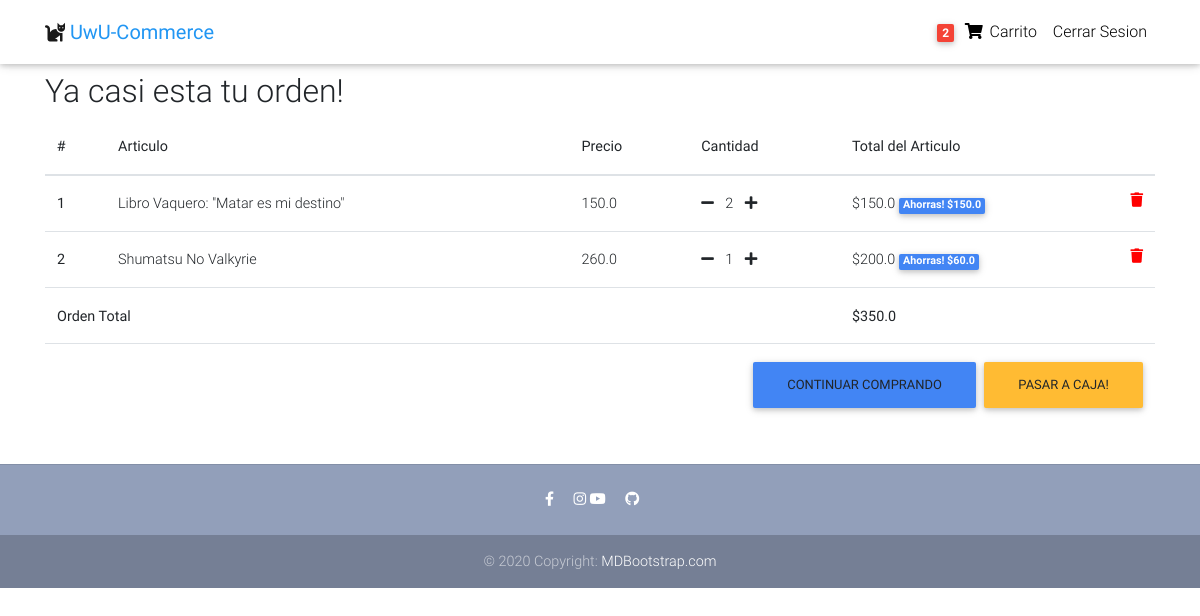
Page /order-summary/ (signed in) on the committed database.
### core/models.py (models this page shows, shortened)
class Order(models.Model):
    user = models.ForeignKey(settings.AUTH_USER_MODEL,
                             on_delete=models.CASCADE)
    ref_code = models.CharField(max_length=20, blank=True, null=True)
    items = models.ManyToManyField(OrderItem)
    start_date = models.DateTimeField(auto_now_add=True)
    ordered_date = models.DateTimeField()
    ordered = models.BooleanField(default=False)
    shipping_address = models.ForeignKey(
        'Address', related_name='shipping_address', on_delete=models.SET_NULL, blank=True, null=True)
    billing_address = models.ForeignKey(
        'Address', related_name='billing_address', on_delete=models.SET_NULL, blank=True, null=True)
    payment = models.ForeignKey(
        'Payment', on_delete=models.SET_NULL, blank=True, null=True)
    coupon = models.ForeignKey(
        'Coupon', on_delete=models.SET_NULL, blank=True, null=True)
    being_delivered = models.BooleanField(default=False)
    received = models.BooleanField(default=False)
    refund_requested = models.BooleanField(default=False)
    refund_granted = models.BooleanField(default=False)
    '''
    1. Item added to cart
    2. Adding a billing address
    (Failed checkout)
    3. Payment
    (Preprocessing, processing, packaging etc.)
    4. Being delivered
    5. Received
    '''
    def get_total(self):
        total = 0
        for order_item in self.items.all():
            total += order_item.get_final_price()
        if self.coupon:
            total -= self.coupon.amount
        return total

class OrderItem(models.Model):
    user = models.ForeignKey(settings.AUTH_USER_MODEL,
                             on_delete=models.CASCADE)
    ordered = models.BooleanField(default=False)
    item = models.ForeignKey(Item, on_delete=models.CASCADE)
    quantity = models.IntegerField(default=1)
    def get_total_item_price(self):
        return self.quantity * self.item.price
    def get_total_discount_item_price(self):
        return self.quantity * self.item.discount_price
    def get_amount_saved(self):
        return self.get_total_item_price() - self.get_total_discount_item_price()
    def get_final_price(self):
        if self.item.discount_price:
            return self.get_total_discount_item_price()
        return self.get_total_item_price()

class Item(models.Model):
    title = models.CharField(max_length=100)
    price = models.FloatField()
    discount_price = models.FloatField(blank=True, null=True)
    category = models.CharField(choices=CATEGORY_CHOICES, max_length=2)
    label = models.CharField(choices=LABEL_CHOICES, max_length=1)
    slug = models.SlugField()
    description = models.TextField()
    image = models.ImageField()

### core/views.py (the view)
# urls.py: path('order-summary/', OrderSummaryView.as_view(), name='order-summary'),
class OrderSummaryView(LoginRequiredMixin, View):
    def get(self, *args, **kwargs):
        try:
            order = Order.objects.get(user=self.request.user, ordered=False)
            context = {
                'object': order
            }
            return render(self.request, 'order_summary.html', context)
        except ObjectDoesNotExist:
            messages.warning(self.request, "You do not have an active order")
            return redirect("/")

### core/templatetags/cart_template_tags.py (called while the page is built)
@register.filter
def cart_item_count(user):
    if user.is_authenticated:
        qs = Order.objects.filter(user=user, ordered=False)
        if qs.exists():
            return qs[0].items.count()
    return 0

### templates/order_summary.html (shortened to what this page needs)
{% extends "base.html" %} {% block content %}
<main>
  <div class="container">
    <div class="table-responsive text-nowrap">
      <h2>Ya casi esta tu orden!</h2>
      <table class="table">
        <thead>
          <tr>
            <th scope="col">#</th>
            <th scope="col">Articulo</th>
            <th scope="col">Precio</th>
            <th scope="col">Cantidad</th>
            <th scope="col">Total del Articulo</th>
          </tr>
        </thead>
        <tbody>
          {% for order_item in object.items.all %}
          <tr>
            <th scope="row">{{ forloop.counter }}</th>
            <td>{{ order_item.item.title }}</td>
            <td>{{ order_item.item.price }}</td>
            <td>
              <a
                href="{% url 'core:remove-single-item-from-cart' order_item.item.slug %}"
                ><i class="fas fa-minus mr-2"></i
              ></a>
              {{ order_item.quantity }}
              <a href="{% url 'core:add-to-cart' order_item.item.slug %}"
                ><i class="fas fa-plus ml-2"></i
              ></a>
            </td>
            <td>
              {% if order_item.item.discount_price %}
              ${{order_item.get_total_discount_item_price }}
              <span class="badge badge-primary"
                >Ahorras! ${{ order_item.get_amount_saved }}</span
              >
              {% else %} ${{ order_item.get_total_item_price }} {% endif %}
              <a
                style="color: red;"
                href="{% url 'core:remove-from-cart' order_item.item.slug %}"
              >
                <i class="fas fa-trash float-right"></i>
              </a>
            </td>
          </tr>
          {% endfor %}  {% if object.get_total %}
          <tr>
            <td colspan="4"><b>Orden Total</b></td>
            <td><b>${{ object.get_total }}</b></td>
          </tr>
          <tr>
            <td colspan="5">
              <a class="btn btn-warning float-right ml-2" href="/checkout/"
                >Pasar a caja!</a
              >
              <a class="btn btn-primary float-right" href="/"
                >Continuar comprando</a
              >
            </td>
          </tr>
          {% endif %}
        </tbody>
      </table>
    </div>
  </div>
</main>
{% endblock content %}

### templates/navbar.html (shortened to what this page needs)
{% load cart_template_tags %}
<nav
  class="navbar fixed-top navbar-expand-lg navbar-light white scrolling-navbar"
>
  <div class="container">
    <a class="navbar-brand waves-effect" href="/">
      <i class="fas fa-cat"></i>
      <strong class="blue-text">UwU-Commerce</strong>
    </a>
    <div class="collapse navbar-collapse" id="navbarSupportedContent">
      <ul class="navbar-nav nav-flex-icons">
        {% if request.user.is_authenticated %}
        <li class="nav-item">
          <a
            href="{% url 'core:order-summary' %}"
            class="nav-link waves-effect"
          >
            <span class="badge red z-depth-1 mr-1">
              {{ request.user|cart_item_count }}
            </span>
            <i class="fas fa-shopping-cart"></i>
            <span class="clearfix d-none d-sm-inline-block"> Carrito </span>
          </a>
        </li>
        <li class="nav-item">
          <a class="nav-link waves-effect" href="{% url 'account_logout' %}">
            <span class="clearfix d-none d-sm-inline-block">
              Cerrar Sesion
            </span>
          </a>
        </li>
        {% endif %}
      </ul>
    </div>
  </div>
</nav>

### templates/base.html (style rules this page uses)
html, body, header, .carousel { height: 60vh; }

### rows in the picture
OrderItem: item "Libro Vaquero: \"Matar es mi destino\"", item.price "150.0", quantity "2", get_total_discount_item_price "150.0", get_amount_saved "150.0"
OrderItem: item "Shumatsu No Valkyrie", item.price "260.0", quantity "1", get_total_discount_item_price "200.0", get_amount_saved "60.0"
Order: get_total "350.0"

### other values in the picture
{{ request.user|cart_item_count }} "2"
